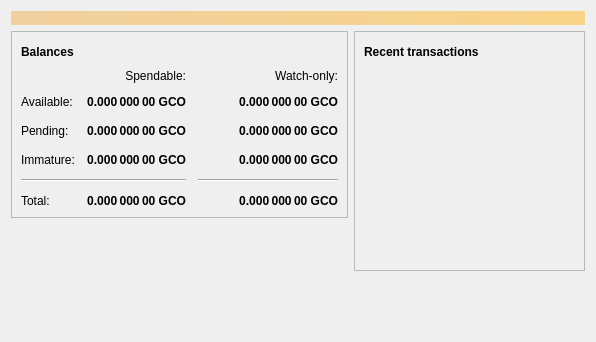
<?xml version="1.0" encoding="UTF-8"?>
<ui version="4.0">
 <class>OverviewPage</class>
 <widget class="QWidget" name="OverviewPage">
  <property name="geometry">
   <rect>
    <x>0</x>
    <y>0</y>
    <width>596</width>
    <height>342</height>
   </rect>
  </property>
  <property name="windowTitle">
   <string>Form</string>
  </property>
  <layout class="QVBoxLayout" name="topLayout">
   <item>
    <widget class="QLabel" name="labelAlerts">
     <property name="visible">
      <bool>false</bool>
     </property>
     <property name="styleSheet">
      <string notr="true">QLabel { background-color: qlineargradient(x1: 0, y1: 0, x2: 1, y2: 0, stop:0 #F0D0A0, stop:1 #F8D488); color:#000000; }</string>
     </property>
     <property name="wordWrap">
      <bool>true</bool>
     </property>
     <property name="margin">
      <number>3</number>
     </property>
     <property name="textInteractionFlags">
      <set>Qt::TextSelectableByMouse</set>
     </property>
    </widget>
   </item>
   <item>
    <layout class="QHBoxLayout" name="horizontalLayout" stretch="1,1">
     <item>
      <layout class="QVBoxLayout" name="verticalLayout_2">
       <item>
        <widget class="QFrame" name="frame">
         <property name="frameShape">
          <enum>QFrame::StyledPanel</enum>
         </property>
         <property name="frameShadow">
          <enum>QFrame::Raised</enum>
         </property>
         <layout class="QVBoxLayout" name="verticalLayout_4">
          <item>
           <layout class="QHBoxLayout" name="horizontalLayout_4">
            <item>
             <widget class="QLabel" name="label_5">
              <property name="font">
               <font>
                <weight>75</weight>
                <bold>true</bold>
               </font>
              </property>
              <property name="text">
               <string>Balances</string>
              </property>
             </widget>
            </item>
            <item>
             <widget class="QPushButton" name="labelWalletStatus">
              <property name="enabled">
               <bool>true</bool>
              </property>
              <property name="maximumSize">
               <size>
                <width>30</width>
                <height>16777215</height>
               </size>
              </property>
              <property name="toolTip">
               <string>The displayed information may be out of date. Your wallet automatically synchronizes with the Growthcoin network after a connection is established, but this process has not completed yet.</string>
              </property>
              <property name="text">
               <string/>
              </property>
              <property name="icon">
               <iconset resource="../bitcoin.qrc">
                <normaloff>:/icons/warning</normaloff>
                <disabledoff>:/icons/warning</disabledoff>:/icons/warning</iconset>
              </property>
              <property name="iconSize">
               <size>
                <width>24</width>
                <height>24</height>
               </size>
              </property>
              <property name="flat">
               <bool>true</bool>
              </property>
             </widget>
            </item>
            <item>
             <spacer name="horizontalSpacer_3">
              <property name="orientation">
               <enum>Qt::Horizontal</enum>
              </property>
              <property name="sizeHint" stdset="0">
               <size>
                <width>40</width>
                <height>20</height>
               </size>
              </property>
             </spacer>
            </item>
           </layout>
          </item>
          <item>
           <layout class="QGridLayout" name="gridLayout">
            <property name="spacing">
             <number>12</number>
            </property>
            <item row="2" column="2">
             <widget class="QLabel" name="labelWatchPending">
              <property name="font">
               <font>
                <weight>75</weight>
                <bold>true</bold>
               </font>
              </property>
              <property name="cursor">
               <cursorShape>IBeamCursor</cursorShape>
              </property>
              <property name="toolTip">
               <string>Unconfirmed transactions to watch-only addresses</string>
              </property>
              <property name="text">
               <string notr="true">0.000 000 00 GCO</string>
              </property>
              <property name="alignment">
               <set>Qt::AlignRight|Qt::AlignTrailing|Qt::AlignVCenter</set>
              </property>
              <property name="textInteractionFlags">
               <set>Qt::LinksAccessibleByMouse|Qt::TextSelectableByKeyboard|Qt::TextSelectableByMouse</set>
              </property>
             </widget>
            </item>
            <item row="2" column="1">
             <widget class="QLabel" name="labelUnconfirmed">
              <property name="font">
               <font>
                <weight>75</weight>
                <bold>true</bold>
               </font>
              </property>
              <property name="cursor">
               <cursorShape>IBeamCursor</cursorShape>
              </property>
              <property name="toolTip">
               <string>Total of transactions that have yet to be confirmed, and do not yet count toward the spendable balance</string>
              </property>
              <property name="text">
               <string notr="true">0.000 000 00 GCO</string>
              </property>
              <property name="alignment">
               <set>Qt::AlignRight|Qt::AlignTrailing|Qt::AlignVCenter</set>
              </property>
              <property name="textInteractionFlags">
               <set>Qt::LinksAccessibleByMouse|Qt::TextSelectableByKeyboard|Qt::TextSelectableByMouse</set>
              </property>
             </widget>
            </item>
            <item row="3" column="2">
             <widget class="QLabel" name="labelWatchImmature">
              <property name="font">
               <font>
                <weight>75</weight>
                <bold>true</bold>
               </font>
              </property>
              <property name="cursor">
               <cursorShape>IBeamCursor</cursorShape>
              </property>
              <property name="toolTip">
               <string>Mined balance in watch-only addresses that has not yet matured</string>
              </property>
              <property name="text">
               <string notr="true">0.000 000 00 GCO</string>
              </property>
              <property name="alignment">
               <set>Qt::AlignRight|Qt::AlignTrailing|Qt::AlignVCenter</set>
              </property>
              <property name="textInteractionFlags">
               <set>Qt::LinksAccessibleByMouse|Qt::TextSelectableByKeyboard|Qt::TextSelectableByMouse</set>
              </property>
             </widget>
            </item>
            <item row="4" column="0" colspan="2">
             <widget class="Line" name="line">
              <property name="orientation">
               <enum>Qt::Horizontal</enum>
              </property>
             </widget>
            </item>
            <item row="4" column="2">
             <widget class="Line" name="lineWatchBalance">
              <property name="sizePolicy">
               <sizepolicy hsizetype="Preferred" vsizetype="Fixed">
                <horstretch>0</horstretch>
                <verstretch>0</verstretch>
               </sizepolicy>
              </property>
              <property name="minimumSize">
               <size>
                <width>140</width>
                <height>0</height>
               </size>
              </property>
              <property name="orientation">
               <enum>Qt::Horizontal</enum>
              </property>
             </widget>
            </item>
            <item row="5" column="0">
             <widget class="QLabel" name="labelTotalText">
              <property name="text">
               <string>Total:</string>
              </property>
             </widget>
            </item>
            <item row="3" column="1">
             <widget class="QLabel" name="labelImmature">
              <property name="font">
               <font>
                <weight>75</weight>
                <bold>true</bold>
               </font>
              </property>
              <property name="cursor">
               <cursorShape>IBeamCursor</cursorShape>
              </property>
              <property name="toolTip">
               <string>Mined balance that has not yet matured</string>
              </property>
              <property name="text">
               <string notr="true">0.000 000 00 GCO</string>
              </property>
              <property name="alignment">
               <set>Qt::AlignRight|Qt::AlignTrailing|Qt::AlignVCenter</set>
              </property>
              <property name="textInteractionFlags">
               <set>Qt::LinksAccessibleByMouse|Qt::TextSelectableByKeyboard|Qt::TextSelectableByMouse</set>
              </property>
             </widget>
            </item>
            <item row="2" column="3">
             <spacer name="horizontalSpacer_2">
              <property name="orientation">
               <enum>Qt::Horizontal</enum>
              </property>
              <property name="sizeHint" stdset="0">
               <size>
                <width>40</width>
                <height>20</height>
               </size>
              </property>
             </spacer>
            </item>
            <item row="3" column="0">
             <widget class="QLabel" name="labelImmatureText">
              <property name="text">
               <string>Immature:</string>
              </property>
             </widget>
            </item>
            <item row="5" column="1">
             <widget class="QLabel" name="labelTotal">
              <property name="font">
               <font>
                <weight>75</weight>
                <bold>true</bold>
               </font>
              </property>
              <property name="cursor">
               <cursorShape>IBeamCursor</cursorShape>
              </property>
              <property name="toolTip">
               <string>Your current total balance</string>
              </property>
              <property name="text">
               <string notr="true">0.000 000 00 GCO</string>
              </property>
              <property name="alignment">
               <set>Qt::AlignRight|Qt::AlignTrailing|Qt::AlignVCenter</set>
              </property>
              <property name="textInteractionFlags">
               <set>Qt::LinksAccessibleByMouse|Qt::TextSelectableByKeyboard|Qt::TextSelectableByMouse</set>
              </property>
             </widget>
            </item>
            <item row="5" column="2">
             <widget class="QLabel" name="labelWatchTotal">
              <property name="font">
               <font>
                <weight>75</weight>
                <bold>true</bold>
               </font>
              </property>
              <property name="cursor">
               <cursorShape>IBeamCursor</cursorShape>
              </property>
              <property name="toolTip">
               <string>Current total balance in watch-only addresses</string>
              </property>
              <property name="text">
               <string notr="true">0.000 000 00 GCO</string>
              </property>
              <property name="alignment">
               <set>Qt::AlignRight|Qt::AlignTrailing|Qt::AlignVCenter</set>
              </property>
              <property name="textInteractionFlags">
               <set>Qt::LinksAccessibleByMouse|Qt::TextSelectableByKeyboard|Qt::TextSelectableByMouse</set>
              </property>
             </widget>
            </item>
            <item row="0" column="2">
             <widget class="QLabel" name="labelWatchonly">
              <property name="text">
               <string>Watch-only:</string>
              </property>
              <property name="alignment">
               <set>Qt::AlignRight|Qt::AlignTrailing|Qt::AlignVCenter</set>
              </property>
             </widget>
            </item>
            <item row="1" column="0">
             <widget class="QLabel" name="labelBalanceText">
              <property name="text">
               <string>Available:</string>
              </property>
             </widget>
            </item>
            <item row="1" column="1">
             <widget class="QLabel" name="labelBalance">
              <property name="font">
               <font>
                <weight>75</weight>
                <bold>true</bold>
               </font>
              </property>
              <property name="cursor">
               <cursorShape>IBeamCursor</cursorShape>
              </property>
              <property name="toolTip">
               <string>Your current spendable balance</string>
              </property>
              <property name="text">
               <string notr="true">0.000 000 00 GCO</string>
              </property>
              <property name="alignment">
               <set>Qt::AlignRight|Qt::AlignTrailing|Qt::AlignVCenter</set>
              </property>
              <property name="textInteractionFlags">
               <set>Qt::LinksAccessibleByMouse|Qt::TextSelectableByKeyboard|Qt::TextSelectableByMouse</set>
              </property>
             </widget>
            </item>
            <item row="1" column="2">
             <widget class="QLabel" name="labelWatchAvailable">
              <property name="font">
               <font>
                <weight>75</weight>
                <bold>true</bold>
               </font>
              </property>
              <property name="cursor">
               <cursorShape>IBeamCursor</cursorShape>
              </property>
              <property name="toolTip">
               <string>Your current balance in watch-only addresses</string>
              </property>
              <property name="text">
               <string notr="true">0.000 000 00 GCO</string>
              </property>
              <property name="alignment">
               <set>Qt::AlignRight|Qt::AlignTrailing|Qt::AlignVCenter</set>
              </property>
              <property name="textInteractionFlags">
               <set>Qt::LinksAccessibleByMouse|Qt::TextSelectableByKeyboard|Qt::TextSelectableByMouse</set>
              </property>
             </widget>
            </item>
            <item row="2" column="0">
             <widget class="QLabel" name="labelPendingText">
              <property name="text">
               <string>Pending:</string>
              </property>
             </widget>
            </item>
            <item row="0" column="1">
             <widget class="QLabel" name="labelSpendable">
              <property name="text">
               <string>Spendable:</string>
              </property>
              <property name="alignment">
               <set>Qt::AlignRight|Qt::AlignTrailing|Qt::AlignVCenter</set>
              </property>
             </widget>
            </item>
           </layout>
          </item>
         </layout>
        </widget>
       </item>
       <item>
        <spacer name="verticalSpacer">
         <property name="orientation">
          <enum>Qt::Vertical</enum>
         </property>
         <property name="sizeHint" stdset="0">
          <size>
           <width>20</width>
           <height>40</height>
          </size>
         </property>
        </spacer>
       </item>
      </layout>
     </item>
     <item>
      <layout class="QVBoxLayout" name="verticalLayout_3">
       <item>
        <widget class="QFrame" name="frame_2">
         <property name="frameShape">
          <enum>QFrame::StyledPanel</enum>
         </property>
         <property name="frameShadow">
          <enum>QFrame::Raised</enum>
         </property>
         <layout class="QVBoxLayout" name="verticalLayout">
          <item>
           <layout class="QHBoxLayout" name="horizontalLayout_2">
            <item>
             <widget class="QLabel" name="label_4">
              <property name="font">
               <font>
                <weight>75</weight>
                <bold>true</bold>
               </font>
              </property>
              <property name="text">
               <string>Recent transactions</string>
              </property>
             </widget>
            </item>
            <item>
             <widget class="QPushButton" name="labelTransactionsStatus">
              <property name="enabled">
               <bool>true</bool>
              </property>
              <property name="maximumSize">
               <size>
                <width>30</width>
                <height>16777215</height>
               </size>
              </property>
              <property name="toolTip">
               <string>The displayed information may be out of date. Your wallet automatically synchronizes with the Growthcoin network after a connection is established, but this process has not completed yet.</string>
              </property>
              <property name="text">
               <string/>
              </property>
              <property name="icon">
               <iconset resource="../bitcoin.qrc">
                <normaloff>:/icons/warning</normaloff>
                <disabledoff>:/icons/warning</disabledoff>:/icons/warning</iconset>
              </property>
              <property name="iconSize">
               <size>
                <width>24</width>
                <height>24</height>
               </size>
              </property>
              <property name="flat">
               <bool>true</bool>
              </property>
             </widget>
            </item>
            <item>
             <spacer name="horizontalSpacer">
              <property name="orientation">
               <enum>Qt::Horizontal</enum>
              </property>
              <property name="sizeHint" stdset="0">
               <size>
                <width>40</width>
                <height>20</height>
               </size>
              </property>
             </spacer>
            </item>
           </layout>
          </item>
          <item>
           <widget class="QListView" name="listTransactions">
            <property name="styleSheet">
             <string notr="true">QListView { background: transparent; }</string>
            </property>
            <property name="frameShape">
             <enum>QFrame::NoFrame</enum>
            </property>
            <property name="verticalScrollBarPolicy">
             <enum>Qt::ScrollBarAlwaysOff</enum>
            </property>
            <property name="horizontalScrollBarPolicy">
             <enum>Qt::ScrollBarAlwaysOff</enum>
            </property>
            <property name="selectionMode">
             <enum>QAbstractItemView::NoSelection</enum>
            </property>
           </widget>
          </item>
         </layout>
        </widget>
       </item>
       <item>
        <spacer name="verticalSpacer_2">
         <property name="orientation">
          <enum>Qt::Vertical</enum>
         </property>
         <property name="sizeHint" stdset="0">
          <size>
           <width>20</width>
           <height>40</height>
          </size>
         </property>
        </spacer>
       </item>
      </layout>
     </item>
    </layout>
   </item>
  </layout>
 </widget>
 <resources/>
 <connections/>
</ui>
